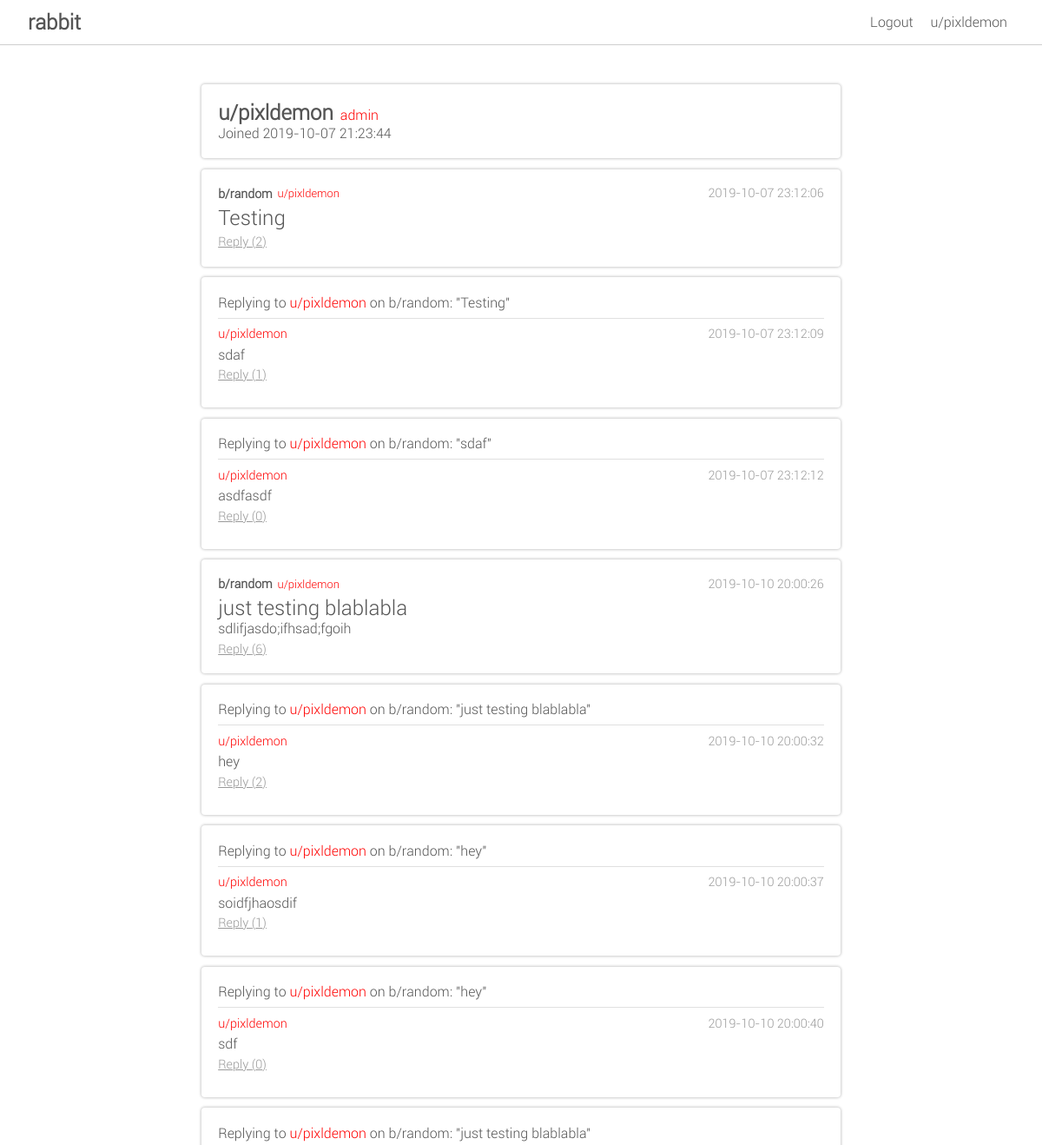
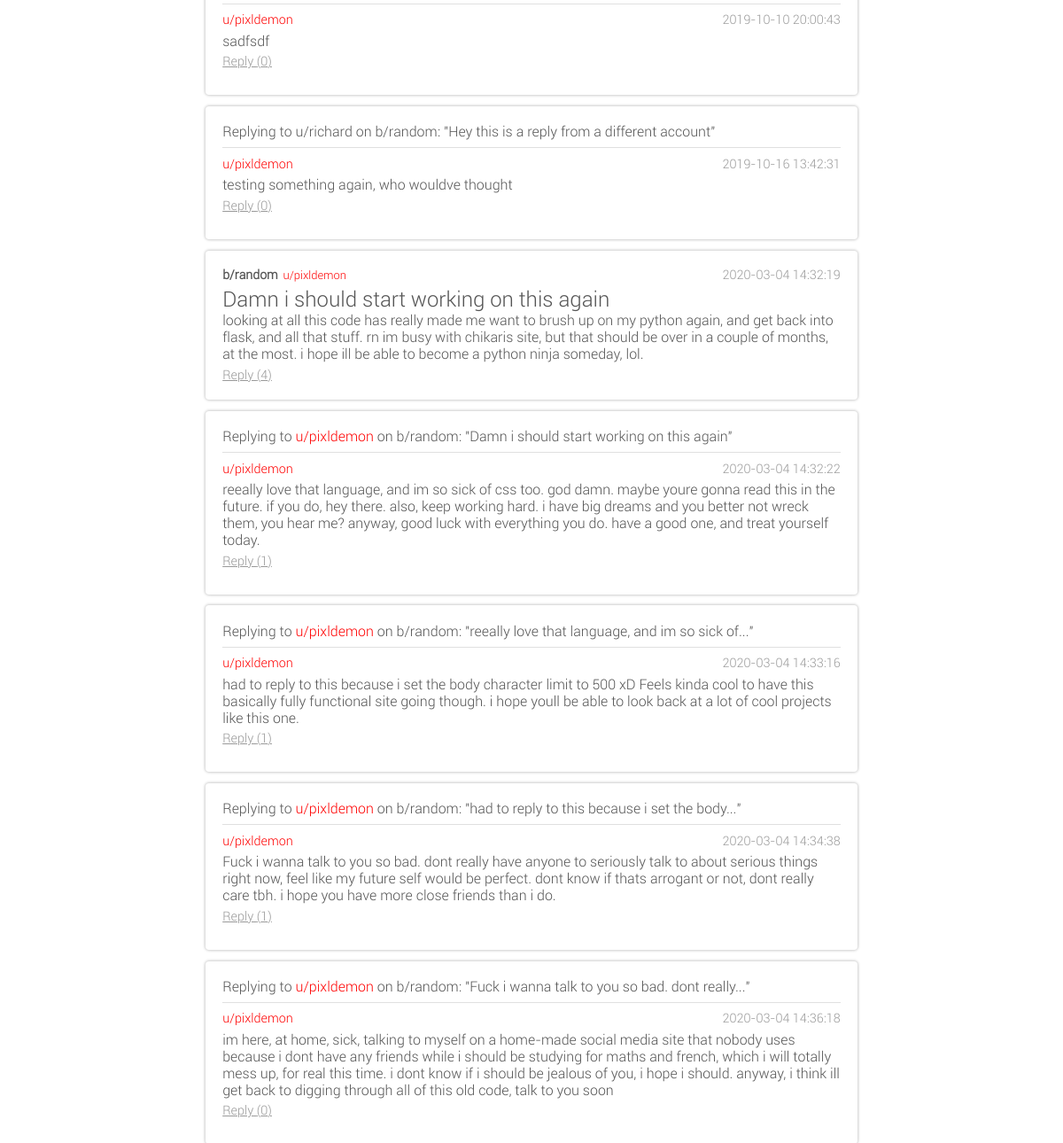
The page /u/pixldemon (signed in) on the database its author committed (2 pictures, top to bottom).
### database.py (models this page shows, shortened)
class User(db.Model):
	__tablename__ = "user"
	id = db.Column(db.Integer, primary_key=True)
	username = db.Column(db.String(80), unique=True, nullable=False)
	email = db.Column(db.String(120), unique=True, nullable=False)
	password = db.Column(db.String(100), nullable=False)
	type = db.Column(db.String(50), nullable=False, server_default="user")
	registration_date = db.Column(db.DateTime, server_default=db.func.now())

class Submission(db.Model):
	__tablename__ = "submission"
	id = db.Column(db.Integer, primary_key=True)
	author_id = db.Column(db.Integer, ForeignKey("user.id"), nullable=False)
	board_id = db.Column(db.Integer, ForeignKey("board.id"), nullable=False)
	parent_id = db.Column(db.Integer, ForeignKey("submission.id"))
	original_post_id = db.Column(db.Integer, ForeignKey("submission.id"))
	creation_date = db.Column(db.DateTime, server_default=db.func.now())
	title = db.Column(db.String(200))
	body = db.Column(db.Text)
	author = db.relationship("User", backref=db.backref("submissions", lazy=True))
	board = db.relationship("Board", backref=db.backref("submissions", lazy=True))
	children = db.relationship("Submission", backref=db.backref("parent", remote_side=[id], foreign_keys=[parent_id], lazy=True), primaryjoin="Submission.id == Submission.parent_id")
	replies = db.relationship("Submission", backref=db.backref("original_post", remote_side=[id], foreign_keys=[original_post_id], lazy=True), primaryjoin="Submission.original_post_id == Submission.id")

class Board(db.Model):
	__tablename__ = "board"
	id = db.Column(db.Integer, primary_key = True)
	name = db.Column(db.String(80), nullable=False, unique=True)
	creator_id = db.Column(db.Integer, ForeignKey("user.id"), nullable=False)
	creation_date = db.Column(db.DateTime, server_default=db.func.now())
	creator = db.relationship("User", backref=db.backref("created_boards", lazy=True))

### routes.py (the view)
@routes.route("/u/<string:username>")
def view_profile(username):
	user = select(User, username=username)
	return render_template("profile.html", user=user, submissions=user.submissions)

### database.py (called while the page is built)
def select(table, multiple=False, **kwargs):
	data = table.query.filter_by(**kwargs)
	return data.first() if not multiple else data.all()

### templates/profile.html (shortened to what this page needs)
{% extends "main.html" %}
{% from "includes/_post_helpers.html" import render_post, render_comment, render_user %}
{% block body %}
<div class="profile">
	<div>
		<h2>u/{{ user.username }}</h2>
		{% if user.type == "admin" %}
		<p style="color: red;">admin</p>
		{% endif %}
	</div>
	<p>Joined {{ user.registration_date }}</p>
</div>
<div class="feed">
	{% for submission in submissions %}
	{% if submission.board_id != 0 %}
	{{ render_post(submission, expand_thread=False) }}
	{% else %}
	<div class="post">
		<div>
			Replying to {{ render_user(submission.parent.author) }} on <a href="/b/{{ submission.original_post.board.name }}">b/{{ submission.original_post.board.name }}</a>:
			"{{ submission.parent.title if (submission.parent.board_id != 0) else (submission.parent.body|truncate(50, end="...")) }}"
		</div>
		{{ render_comment(submission, expand_thread=False) }}
	</div>
	{% endif %}
	{% endfor %}
</div>
{% endblock %}

### templates/includes/_post_helpers.html (shortened to what this page needs)
{% from "includes/_form_helpers.html" import render_field %}
{% macro render_post(post, comment_form, target_id, expand_thread=True) %}
<div class="post">
	<div class="post-titlebar">
		<div>
			<span>
				<h3><a href="/b/{{ post.board.name }}">b/{{ post.board.name }}</a></h3>
			</span>
			{{ render_user(post.author) }}
		</div>
		<span>{{ post.creation_date }}</span>
	</div>
	<div class="post-body">
		<h2><a href="/post/{{ post.id }}">{{ post.title }}</a></h2>
		<p>{{ post.body|safe }}</p>
	</div>
	{% if target_id == post.id %}
	<hr>
	<div class="comment_form">
		<form action="/reply/{{ post.id }}" method="post">
			{{ render_field(comment_form.body) }}
			<button class="btn-primary" type="submit" name="post" value="{{ post.id }}">Comment</button>
		</form>
	</div>
	{% else %}
	<div class="comment-footer">
		<a href="/reply/{{ post.id }}">Reply {% if not expand_thread %}({{ post.replies|length - 1 }}){% endif %}</a>
	</div>
	{% endif %}
</div>
{% endmacro %}
{% macro render_comment(comment, target_id, comment_form, expand_thread=True) %}
<div class="reply">
	<div class="comment">
		<div class="post-titlebar">
			{{ render_user(comment.author) }}
			<span>{{ comment.creation_date }}</span>
		</div>
		<div class="comment-body">
			{{ comment.body }}
		</div>
		<div class="comment-footer">
			<a href="/reply/{{ comment.id }}">Reply
				{% if not expand_thread %}({{ comment.children|length }}){% endif %}</a>
		</div>
	</div>
</div>
{% endmacro %}
{% macro render_user(user) %}
<span>
	<a class="user" data-rank="{{ user.type }}" href="/u/{{ user.username }}">u/{{ user.username }}</a>
</span>
{% endmacro %}

### static/css/styles.css (style rules this page uses)
:root { --primary-color: #fff; --secondary-color: #3d3; --secondary-color-highlight: #4e4; --text-color: #555; --text-color-highlight: #999; --border-radius: 4px; --border-color: rgb(206, 206, 206); }
* { margin: 0; padding: 0; box-sizing: border-box !important; font-family: roboto; }
body { min-height: 100vh; background-color: var(--primary-color); color: var(--text-color); }
.post, .profile, .btn-primary:hover, .textarea { box-shadow: 0px 0px 3px 1px rgba(0,0,0,0.2); }
.post, .profile { padding: 1.2em; margin: .8em 0; border-radius: var(--border-radius); }
.profile > div { display: flex; align-items: baseline; }
.profile > div > p { margin: 0 .5em; }
.post h2 { font-weight: normal; }
.post-titlebar { color: var(--text-color-highlight); }
.post-titlebar, .post-titlebar > div, .comment-footer { font-size: 0.9em; display: flex; justify-content: space-between; align-items: center; }
.post-titlebar h3 { font-size: 1.1em; margin-right: .4em; color: var(--text-color); display: inline; }
.user[data-rank="admin"] { color: red; }
.comment { margin: .6em 0; }
.comment-body, .post-body { margin: .35em 0; }
.comment-footer > a { color: var(--text-color-highlight); text-decoration: underline; }
.reply:not(:first-child)::before { content: ""; display: block; position: relative; height: 1px; border: none; outline: none; margin: .5rem 0; opacity: 0.3; background-color: var(--text-color-highlight); }
a { display: inline-block; text-decoration: none; color: inherit; }

### rows shown on the page
User: username "pixldemon", registration_date "2019-10-07 21:23:44", username "pixldemon pixldemon"
Submission: creation_date "2019-10-07 23:12:06", title "Testing", replies|length "2"
Board: board.name "random"
Submission: original_post.board.name "random", parent "Testing", creation_date "2019-10-07 23:12:09", body "sdaf", children|length "1"
Submission: original_post.board.name "random", parent "sdaf", creation_date "2019-10-07 23:12:12", body "asdfasdf", children|length "0"
Submission: creation_date "2019-10-10 20:00:26", title "just testing blablabla", body "sdlifjasdo;ifhsad;fgoih", replies|length "6"
Submission: original_post.board.name "random", parent "just testing blablabla", creation_date "2019-10-10 20:00:32", body "hey", children|length "2"
Submission: original_post.board.name "random", parent "hey", creation_date "2019-10-10 20:00:37", body "soidfjhaosdif", children|length "1"
Submission: original_post.board.name "random", parent "hey", creation_date "2019-10-10 20:00:40", body "sdf", children|length "0"
Submission: original_post.board.name "random", parent "just testing blablabla", creation_date "2019-10-10 20:00:43", body "sadfsdf", children|length "0"
Submission: original_post.board.name "random", parent "Hey this is a reply from a different account", creation_date "2019-10-16 13:42:31", body "testing something again, who wouldve thought", children|length "0"
User: username "richard"
Submission: creation_date "2020-03-04 14:32:19", title "Damn i should start working on this again", body "looking at all this code has really made me want to brush up on my python again, and get back into flask, and all that stuff. rn im busy with chikaris site, but that should be over in a couple of months, at the most. i hope ill be able to become a python ninja someday, lol.", replies|length "4"
Submission: original_post.board.name "random", parent "Damn i should start working on this again", creation_date "2020-03-04 14:32:22", body "reeally love that language, and im so sick of css too. god damn. maybe youre gonna read this in the future. if you do, hey there. also, keep working hard. i have big dreams and you better not wreck them, you hear me? anyway, good luck with everything you do. have a good one, and treat yourself today.", children|length "1"
Submission: original_post.board.name "random", parent "reeally love that language, and im so sick of...", creation_date "2020-03-04 14:33:16", body "had to reply to this because i set the body character limit to 500 xD Feels kinda cool to have this basically fully functional site going though. i hope youll be able to look back at a lot of cool projects like this one.", children|length "1"
Submission: original_post.board.name "random", parent "had to reply to this because i set the body...", creation_date "2020-03-04 14:34:38", body "Fuck i wanna talk to you so bad. dont really have anyone to seriously talk to about serious things right now, feel like my future self would be perfect. dont know if thats arrogant or not, dont really care tbh. i hope you have more close friends than i do.", children|length "1"
Submission: original_post.board.name "random", parent "Fuck i wanna talk to you so bad. dont really...", creation_date "2020-03-04 14:36:18", body "im here, at home, sick, talking to myself on a home-made social media site that nobody uses because i dont have any friends while i should be studying for maths and french, which i will totally mess up, for real this time. i dont know if i should be jealous of you, i hope i should. anyway, i think ill get back to digging through all of this old code, talk to you soon", children|length "0"

### other values the page prints
{{ session.username }} "pixldemon"
